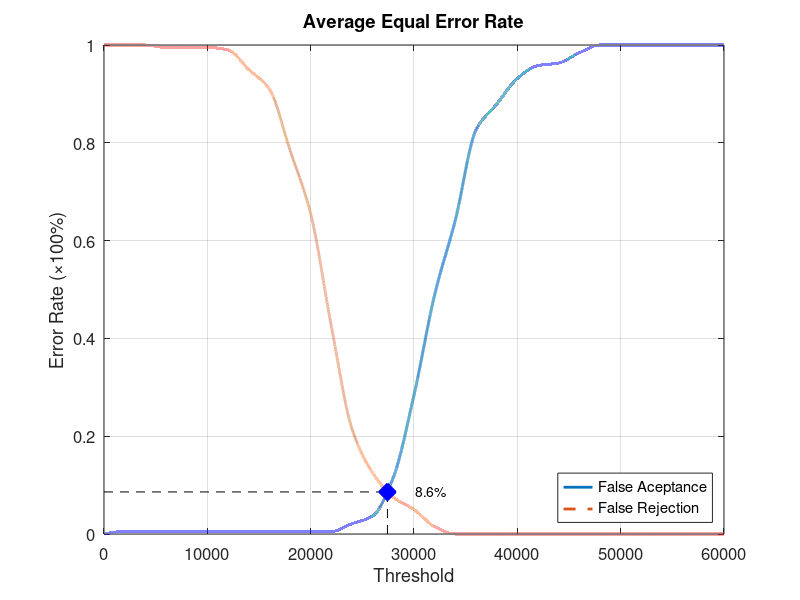
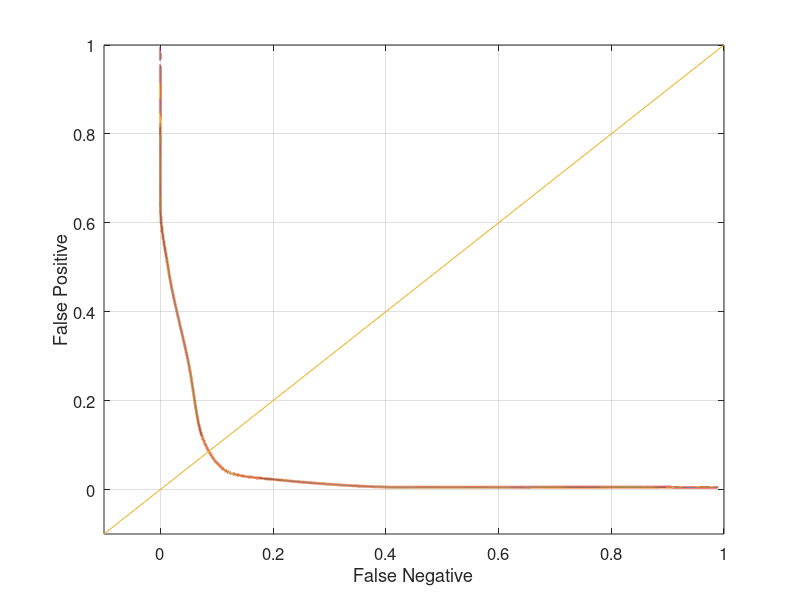

The MATLAB script that drew these images, in order:
function yEER = Database2_3
close all;
clear;
clc;
x = 0:2000:60000;
xq = 0:0.5:60000;

y0 = [0 0.00526316 0.00526316 0.00526316 0.00526316 0.00526316 0.00526316 0.00526316 0.00526316 0.00526316 0.00526316 0.00526316 0.0210526 0.0368421 0.115789 0.284211 0.489474 0.642105 0.826316 0.878947 0.931579 0.957895 0.963158 0.984211 1 1 1 1 1 1 1];
yy0 = interp1(x, y0, xq, 'pchip');
y1 = [1 1 1 0.995 0.995 0.995 0.99 0.95 0.91 0.785 0.655 0.425 0.215 0.125 0.075 0.05 0.015 0 0 0 0 0 0 0 0 0 0 0 0 0 0];
yy1 = interp1(x, y1, xq, 'pchip');

% Calculating EER: 
y2 = abs(y0 - y1);
find(y2 == min(y2))
yy2 = abs(yy0 - yy1);
xEER = find(yy2 == min(yy2));
xEERIndex = xq(xEER) % X-axis EER
yEER = yy0(xEER) % Y-axis EER

main = figure
plot(xq, yy0,'-','LineWidth', 2);	hold on
plot(xq, yy1,'--','LineWidth', 2);	hold on
plot([xEERIndex xEERIndex], [0 yEER], 'k--');	hold on
plot([0 xEERIndex], [yEER yEER], 'k--');	hold on
plot(xEERIndex, yEER, 'bx', 'LineWidth', 10);	hold on
text(xEERIndex + 10 * xEERIndex / 100, yEER, [num2str(round((10000 * yEER)) / 100) '%'])
legend('False Aceptance', 'False Rejection', 'Location', 'SouthEast')
xlabel('Threshold')
ylabel('Error Rate (\times100%)')
title('Average Equal Error Rate')
set(gca, 'FontSize', 12)
axis([0 60000 0 1])
grid on

print(main, 'Database2_3Main', '-dpng');
FNRxFPR = figure('Color', [1 1 1]);
plot(yy1, yy0, '-', yy1, yy0, 'LineWidth', 2);
hold on
y = -0.1:0.1:1
plot(y, y); 
set(gca, 'FontSize', 12)
xlabel('False Negative')
ylabel('False Positive')
axis([-0.1 1 -0.1 1])
set(gca, 'FontSize', 12)
grid on

print(FNRxFPR, 'Database2_3FNRxFPR','-dpng');
end
